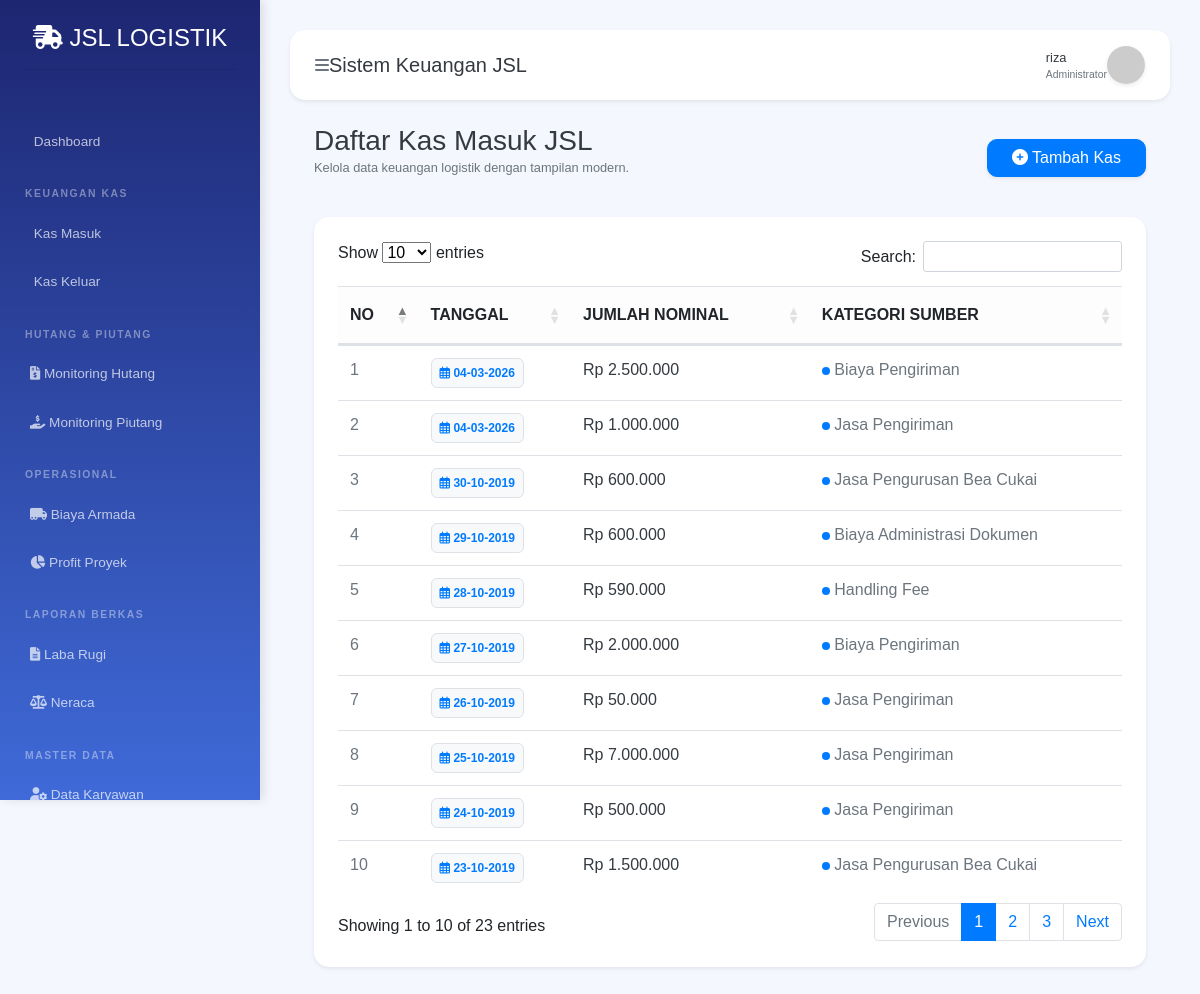
Screenshot of /pemasukan (signed in) with the database file from the repository.
### tables this page shows
CREATE TABLE `pemasukan` (
  `id_pemasukan` int(11) NOT NULL,
  `tgl_pemasukan` date NOT NULL,
  `jumlah` int(11) NOT NULL,
  `id_sumber` int(11) NOT NULL
);

### app/core/Controller.php (called while the page is built, shortened)
<?php
class Controller {
    public function view($view, $data = [])
    {
        require_once '../app/views/' . $view . '.php';
    }
    public function model($model)
    {
        return new $model;
    }
}

### app/controllers/Pemasukan.php (called while the page is built, shortened)
<?php
class Pemasukan extends Controller {
    public function index() {
        $data['judul'] = 'Kas Masuk';
        $data['pemasukan'] = $this->model('Pemasukan_model')->getAllPemasukan();
        $this->view('pemasukan/index', $data);
    }
}

### app/core/App.php (called while the page is built, shortened)
<?php
class App {
    protected $method = 'index';
    protected $params = [];
    public function __construct()
    {
        $this->controller = new $this->controller;
        call_user_func_array([$this->controller, $this->method], $this->params);
    }
}

### public/index.php (called while the page is built, shortened)
<?php
$app = new App;

### app/core/Database.php (called while the page is built, shortened)
<?php
class Database {
    private $host = DB_HOST;
    private $user = DB_USER;
    private $pass = DB_PASS;
    private $db_name = DB_NAME;
    private $dbh;
    private $stmt;
    public function __construct()
    {
        $dsn = 'mysql:host=' . $this->host . ';dbname=' . $this->db_name;
        $option = [
            PDO::ATTR_PERSISTENT => true,
            PDO::ATTR_ERRMODE => PDO::ERRMODE_EXCEPTION
        ];
        try {
            $this->dbh = new PDO($dsn, $this->user, $this->pass, $option);
        } catch(PDOException $e) {
            die($e->getMessage());
        }
    }
    public function query($query)
    {
        $this->stmt = $this->dbh->prepare($query);
    }
    public function execute()
    {
        $this->stmt->execute();
    }
    public function resultSet()
    {
        $this->execute();
        return $this->stmt->fetchAll(PDO::FETCH_ASSOC);
    }
}

### app/models/Pemasukan_model.php (called while the page is built, shortened)
<?php
class Pemasukan_model {
    private $table = 'pemasukan';
    private $db;
    public function __construct() {
        $this->db = new Database;
    }
    public function getAllPemasukan() {
        $this->db->query("SELECT * FROM " . $this->table . " ORDER BY tgl_pemasukan DESC");
        return $this->db->resultSet();
    }
}

### app/views/pemasukan/index.php (the view, shortened to what this page needs)
<div class="container-fluid px-4 mt-4">
    <div class="d-flex justify-content-between align-items-center mb-4">
        <div>
            <h3 class="fw-bold text-dark mb-0">Daftar Kas Masuk JSL</h3>
            <p class="text-muted small">Kelola data keuangan logistik dengan tampilan modern.</p>
        </div>
        <button type="button" class="btn btn-primary px-4 shadow-sm" style="border-radius: 10px; z-index: 10;" data-bs-toggle="modal" data-bs-target="#modalTambah">
            <i class="fas fa-plus-circle me-2"></i> Tambah Kas
        </button>
    </div>
    <div class="card border-0 shadow-sm mb-5" style="border-radius: 15px;">
        <div class="card-body p-4">
            <div class="table-responsive">
                <table class="table table-hover align-middle" id="table1" style="width:100%">
                    <thead class="table-light">
                        <tr>
                            <th class="py-3 ps-3">NO</th>
                            <th class="py-3">TANGGAL</th>
                            <th class="py-3">JUMLAH NOMINAL</th>
                            <th class="py-3 pe-3">KATEGORI SUMBER</th>
                        </tr>
                    </thead>
                    <tbody>
                        <?php $i = 1; foreach($data['pemasukan'] as $row) : ?>
                        <tr>
                            <td class="ps-3 fw-bold text-muted"><?= $i++; ?></td>
                            <td>
                                <span class="badge bg-light text-primary border p-2" style="border-radius: 6px;">
                                    <i class="far fa-calendar-alt me-1"></i> <?= date('d-m-Y', strtotime($row['tgl_pemasukan'])); ?>
                                </span>
                            </td>
                            <td class="fw-bold text-dark">Rp <?= number_format($row['jumlah'], 0, ',', '.'); ?></td>
                            <td class="pe-3 text-secondary">
                                <span class="d-inline-block bg-primary rounded-circle me-2" style="width: 8px; height: 8px;"></span>
                                <?php
                                    $sumber = [
                                        1 => 'Jasa Pengiriman', 2 => 'Biaya Pengiriman',
                                        3 => 'Handling Fee', 4 => 'Biaya Administrasi Dokumen',
                                        5 => 'Jasa Pengurusan Bea Cukai', 6 => 'Asuransi', 7 => 'Biaya Tambahan Lain'
                                    ];
                                    echo $sumber[$row['id_sumber']] ?? 'Lainnya';
                                ?>
                            </td>
                        </tr>
                        <?php endforeach; ?>
                    </tbody>
                </table>
            </div>
        </div>
    </div>
</div>

### app/views/templates/header.php (style rules this page uses)
body { background-color: #f4f7fe; font-family: 'Poppins', sans-serif; margin: 0; overflow-x: hidden; display: flex; }
.container-fluid { padding: 0; }

### rows the page displays
pemasukan: tgl_pemasukan "04-03-2026", jumlah "2.500.000", id_sumber "Biaya Pengiriman"
pemasukan: tgl_pemasukan "04-03-2026", jumlah "1.000.000", id_sumber "Jasa Pengiriman"
pemasukan: tgl_pemasukan "30-10-2019", jumlah "600.000", id_sumber "Jasa Pengurusan Bea Cukai"
pemasukan: tgl_pemasukan "29-10-2019", jumlah "600.000", id_sumber "Biaya Administrasi Dokumen"
pemasukan: tgl_pemasukan "28-10-2019", jumlah "590.000", id_sumber "Handling Fee"
pemasukan: tgl_pemasukan "27-10-2019", jumlah "2.000.000", id_sumber "Biaya Pengiriman"
pemasukan: tgl_pemasukan "26-10-2019", jumlah "50.000", id_sumber "Jasa Pengiriman"
pemasukan: tgl_pemasukan "25-10-2019", jumlah "7.000.000", id_sumber "Jasa Pengiriman"
pemasukan: tgl_pemasukan "24-10-2019", jumlah "500.000", id_sumber "Jasa Pengiriman"
pemasukan: tgl_pemasukan "23-10-2019", jumlah "1.500.000", id_sumber "Jasa Pengurusan Bea Cukai"

### other values shown
$_SESSION['nama'] "riza"
